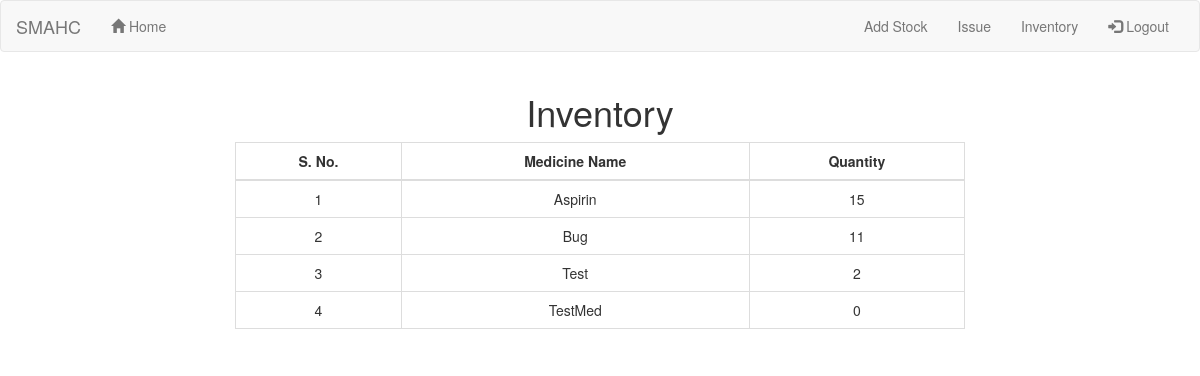
/inventory (signed in), run on the app's committed database.
### myapp/models.py (models this page shows, shortened)
class Medicine(models.Model):
	name = models.CharField(max_length=200)
	quantity = models.IntegerField(default=0)
	critical_quantity = models.IntegerField(default=10)

### myapp/views.py (the view)
# urls.py: url(r'inventory',views.inventory,name='issue'),
def inventory(request):
	if not request.user.is_authenticated():
		return HttpResponseRedirect("login")
	m = sorted(Medicine.objects.all(), key=lambda x: x.name)
	context = {'medicines':m}
	return render(request,'inventory.html',context)

### myapp/templates/inventory.html (shortened to what this page needs)
{% extends "base.html" %}
{% block content %}
	<div class="container">
		<h1 align="center">Inventory</h1>
		<div class="col-md-8 col-md-offset-2">
			<table class="table table-bordered table-hover">
				<thead class="thead-inverse">
					<th>S. No.</th>
					<th>Medicine Name</th>
					<th>Quantity</th>
				</thead>
				<tbody>
					{% for m in medicines %}
						<tr class="clickable-row" data-href="medicine/{{ m.id }}">
							<td>{{ forloop.counter }}</td>
							<td>{{ m.name }}</td>
							<td>{{ m.quantity }}</td>
						</tr>
					{% endfor %}
				</tbody>
			</table>
		</div>
	</div>
{% endblock %}

### myapp/static/myapp/css/style.css (style rules this page uses)
.table td, .table th { text-align: center; }
.clickable-row { cursor: pointer; }

### data on the page
Medicine: name "Aspirin", quantity "15"
Medicine: name "Bug", quantity "11"
Medicine: name "Test", quantity "2"
Medicine: name "TestMed", quantity "0"
